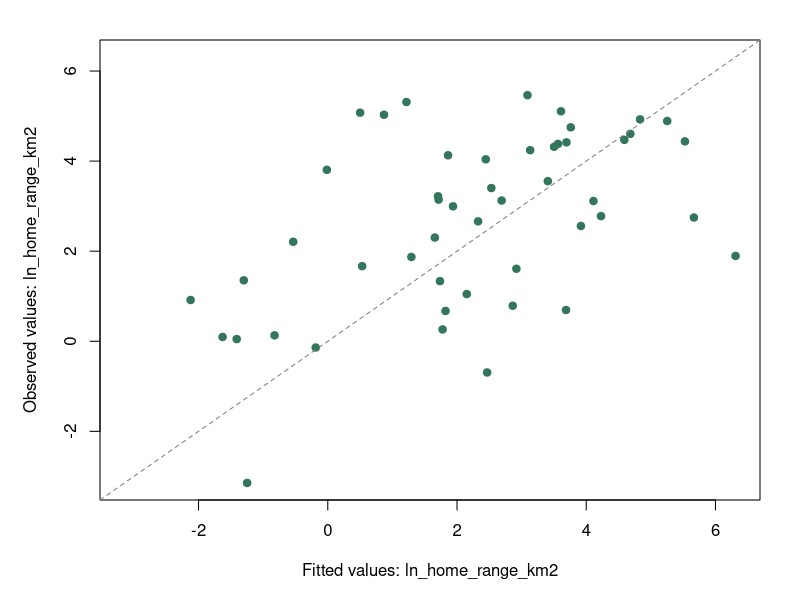

Write R code to recreate this figure.
# Guane PGLS: self-contained analysis and editable base R graphics.
# Open in RStudio and Source. Edit plot_type, plot_color, show_taxa and plot_text below.
# These are prepared species-level inputs; no PIC or additional covariance correction is applied.
# Install once if needed: install.packages(c("ape", "nlme"))
# Export environment: R 4.6.0; ape 5.8.1; nlme 3.1.171
guane_pgls <- function (tree, traits, taxon, response, predictors, model = "BM", 
    value = 0.5, fixed = FALSE, method = "REML") 
{
    if (!inherits(tree, "phylo") || !ape::is.rooted(tree) || 
        !ape::is.binary(tree)) 
        stop("PGLS requires a rooted, bifurcating tree.")
    if (is.null(tree$edge.length) || any(!is.finite(tree$edge.length)) || 
        any(tree$edge.length <= 0)) 
        stop("PGLS requires finite, positive branch lengths.")
    if (!ape::is.ultrametric(tree)) 
        stop("This PGLS implementation requires an ultrametric tree.")
    if (!is.data.frame(traits) || anyDuplicated(names(traits)) || 
        length(taxon) != 1 || !taxon %in% names(traits)) 
        stop("Select a unique taxon column in the trait table.")
    ids <- as.character(traits[[taxon]])
    if (anyNA(ids) || any(!nzchar(trimws(ids))) || anyDuplicated(ids) || 
        anyNA(tree$tip.label) || anyDuplicated(tree$tip.label) || 
        !setequal(ids, tree$tip.label)) 
        stop("Match unique, nonempty taxon labels explicitly in Data before PGLS.")
    if (length(response) != 1 || !length(predictors) || anyDuplicated(predictors) || 
        response %in% predictors || taxon %in% c(response, predictors) || 
        !all(c(response, predictors) %in% names(traits))) 
        stop("Select a response and distinct numeric predictors.")
    traits <- traits[match(tree$tip.label, ids), , drop = FALSE]
    columns <- traits[c(response, predictors)]
    if (!all(vapply(columns, function(x) is.numeric(x) && all(is.finite(x)) && 
        length(unique(x)) > 1, logical(1)))) 
        stop("PGLS variables must be finite, numeric and nonconstant. No rows are removed automatically.")
    if (nrow(traits) < 4 || nrow(traits) <= length(predictors) + 
        2) 
        stop("PGLS needs at least four taxa and at least two residual degrees of freedom.")
    model <- match.arg(model, c("BM", "Grafen", "Pagel", "Blomberg"))
    method <- match.arg(method, c("ML", "REML"))
    if (length(value) != 1 || !is.finite(value) || (model == 
        "Pagel" && (value < 0 || value > 1)) || (model %in% c("Grafen", 
        "Blomberg") && value <= 0)) 
        stop("Use lambda between 0 and 1, or a positive rho or g.")
    frame <- data.frame(.taxon = tree$tip.label, .response = traits[[response]])
    for (i in seq_along(predictors)) frame[[paste0(".x", i)]] <- traits[[predictors[i]]]
    formula <- stats::reformulate(paste0(".x", seq_along(predictors)), 
        response = ".response")
    design <- stats::model.matrix(formula, frame)
    if (qr(design)$rank < ncol(design)) 
        stop("Predictors are collinear. Choose an independent set of predictors.")
    correlation <- switch(model, BM = ape::corBrownian(phy = tree, 
        form = ~.taxon), Grafen = ape::corGrafen(value, phy = tree, 
        form = ~.taxon, fixed = fixed), Pagel = ape::corPagel(value, 
        phy = tree, form = ~.taxon, fixed = fixed), Blomberg = ape::corBlomberg(value, 
        phy = tree, form = ~.taxon, fixed = fixed))
    warnings <- character()
    fit <- withCallingHandlers(nlme::gls(formula, data = frame, 
        correlation = correlation, method = method, na.action = stats::na.fail), 
        warning = function(w) {
            warnings <<- c(warnings, conditionMessage(w))
            invokeRestart("muffleWarning")
        })
    if (!is.finite(as.numeric(stats::logLik(fit))) || !is.finite(fit$sigma) || 
        fit$sigma <= 0 || any(!is.finite(stats::coef(fit)))) 
        stop("PGLS returned an invalid fit; inspect inputs and correlation settings.")
    parameter <- stats::coef(fit$modelStruct$corStruct, unconstrained = FALSE)
    if (model == "Pagel" && (parameter < 0 || parameter > 1)) 
        stop("Estimated lambda is outside the supported interval [0, 1]. Try a fixed value or another structure.")
    if (is.character(fit$apVar)) 
        warnings <- c(warnings, fit$apVar)
    tab <- summary(fit)$tTable
    interval <- stats::qt(0.975, nrow(frame) - ncol(design)) * 
        tab[, "Std.Error"]
    coefficients <- data.frame(Term = c("(Intercept)", predictors), 
        Estimate = tab[, "Value"], SE = tab[, "Std.Error"], Lower = tab[, 
            "Value"] - interval, Upper = tab[, "Value"] + interval, 
        P = tab[, "p-value"], row.names = NULL)
    points <- data.frame(Taxon = frame$.taxon, Observed = frame$.response, 
        Fitted = as.numeric(stats::fitted(fit)), Residual = as.numeric(stats::residuals(fit, 
            type = "normalized")))
    list(fit = fit, tree = tree, traits = traits, taxon = taxon, 
        response = response, predictors = predictors, model = model, 
        value = value, fixed = fixed, method = method, parameter = parameter, 
        coefficients = coefficients, points = points, warnings = unique(warnings))
}
guane_pgls_plot <- function (result, type = "fit", color = "#34765b", labels = FALSE, 
    text = list(fitted = "Fitted values", observed = "Observed values", 
        estimate = "Coefficient estimate", interval = "95% coefficient intervals", 
        residual = "Normalized residuals", quantiles = "Theoretical quantiles")) 
{
    old <- graphics::par(no.readonly = TRUE)
    on.exit(graphics::par(old))
    d <- result$points
    if (type == "coefficients") {
        z <- result$coefficients
        y <- rev(seq_len(nrow(z)))
        graphics::par(mar = c(5, min(18, max(5, max(nchar(z$Term)) * 
            0.45)), 3, 1))
        graphics::plot(z$Estimate, y, xlim = range(c(z$Lower, 
            z$Upper, 0)), ylim = c(0.5, nrow(z) + 0.5), yaxt = "n", 
            ylab = "", xlab = text$estimate, main = text$interval, 
            pch = 19, col = color)
        graphics::axis(2, at = y, labels = z$Term, las = 1, cex.axis = 0.85)
        graphics::abline(v = 0, lty = 2, col = "grey65")
        graphics::segments(z$Lower, y, z$Upper, y, col = color, 
            lwd = 2)
    }
    else if (type == "diagnostics") {
        graphics::par(mfrow = c(1, 2), mar = c(5, 5, 2, 1))
        graphics::plot(d$Fitted, d$Residual, xlab = text$fitted, 
            ylab = text$residual, pch = 19, col = color)
        graphics::abline(h = 0, lty = 2, col = "grey65")
        stats::qqnorm(d$Residual, main = "", xlab = text$quantiles, 
            ylab = text$residual, pch = 19, col = color)
        stats::qqline(d$Residual, col = "grey40", lty = 2)
    }
    else {
        graphics::par(mar = c(5, 5, 2, 2))
        limits <- range(c(d$Observed, d$Fitted))
        graphics::plot(d$Fitted, d$Observed, xlim = limits, ylim = limits, 
            xlab = paste(text$fitted, result$response, sep = ": "), 
            ylab = paste(text$observed, result$response, sep = ": "), 
            pch = 19, col = color)
        graphics::abline(a = 0, b = 1, lty = 2, col = "grey50")
        if (labels) 
            graphics::text(d$Fitted, d$Observed, labels = d$Taxon, 
                pos = 3, cex = 0.7, col = color)
    }
    invisible(result$points)
}
tree <- structure(list(structure(c(50L, 51L, 52L, 53L, 54L, 55L, 55L, 
54L, 53L, 56L, 57L, 57L, 56L, 58L, 58L, 52L, 59L, 60L, 61L, 62L, 
63L, 63L, 62L, 61L, 60L, 59L, 51L, 64L, 65L, 65L, 64L, 66L, 66L, 
67L, 67L, 68L, 68L, 50L, 69L, 70L, 71L, 71L, 72L, 72L, 70L, 73L, 
73L, 74L, 74L, 69L, 75L, 76L, 76L, 75L, 77L, 77L, 78L, 79L, 80L, 
81L, 81L, 80L, 79L, 82L, 83L, 84L, 85L, 85L, 84L, 83L, 82L, 86L, 
87L, 87L, 86L, 88L, 88L, 89L, 89L, 90L, 90L, 91L, 91L, 78L, 92L, 
92L, 93L, 94L, 94L, 93L, 95L, 95L, 96L, 96L, 97L, 97L, 51L, 52L, 
53L, 54L, 55L, 1L, 2L, 3L, 56L, 57L, 4L, 5L, 58L, 6L, 7L, 59L, 
60L, 61L, 62L, 63L, 8L, 9L, 10L, 11L, 12L, 13L, 64L, 65L, 14L, 
15L, 66L, 16L, 67L, 17L, 68L, 18L, 19L, 69L, 70L, 71L, 20L, 72L, 
21L, 22L, 73L, 23L, 74L, 24L, 25L, 75L, 76L, 26L, 27L, 77L, 28L, 
78L, 79L, 80L, 81L, 29L, 30L, 31L, 82L, 83L, 84L, 85L, 32L, 33L, 
34L, 35L, 86L, 87L, 36L, 37L, 88L, 38L, 89L, 39L, 90L, 40L, 91L, 
41L, 42L, 92L, 43L, 93L, 94L, 44L, 45L, 95L, 46L, 96L, 47L, 97L, 
48L, 49L), dim = c(96L, 2L)), c(0x1.8p+3, 0x1.8p+2, 0x1p+3, 0x1.38p+5, 
0x1.8p+1, 0x1p+1, 0x1p+1, 0x1.4p+2, 0x1.ap+3, 0x1.ap+4, 0x1.4p+2, 
0x1.4p+2, 0x1.6p+3, 0x1.4p+4, 0x1.4p+4, 0x1.54p+5, 0x1p-1, 0x1.8p+1, 
0x1.8p+1, 0x1p-1, 0x1.4p+1, 0x1.4p+1, 0x1.8p+1, 0x1.8p+2, 0x1.2p+3, 
0x1.3p+3, 0x1p+5, 0x1.5p+4, 0x1.4p+2, 0x1.4p+2, 0x1.1p+4, 0x1.2p+3, 
0x1.ap+2, 0x1.4p+1, 0x1p-1, 0x1p+1, 0x1p+1, 0x1p+2, 0x1.4p+3, 
0x1.8p+2, 0x1.9p+5, 0x1.28p+5, 0x1.ap+3, 0x1.ap+3, 0x1.88p+5, 
0x1.cp+2, 0x1p+0, 0x1.8p+2, 0x1.8p+2, 0x1.7p+4, 0x1.98p+4, 0x1.18p+4, 
0x1.18p+4, 0x1.68p+4, 0x1.48p+4, 0x1p-1, 0x1p-1, 0x1p-1, 0x1.2p+3, 
0x1.4p+3, 0x1.4p+3, 0x1.3p+4, 0x1.cp+1, 0x1.4p+2, 0x1p+2, 0x1.2p+2, 
0x1.4p+1, 0x1.4p+1, 0x1.cp+2, 0x1.6p+3, 0x1p-1, 0x1.7p+3, 0x1p+2, 
0x1p+2, 0x1.ap+2, 0x1.2p+3, 0x1.4p+1, 0x1.ap+2, 0x1p+0, 0x1.6p+2, 
0x1p+1, 0x1.cp+1, 0x1.cp+1, 0x1p-1, 0x1.38p+4, 0x1.1p+3, 0x1.cp+2, 
0x1p+2, 0x1p+2, 0x1.6p+2, 0x1.6p+2, 0x1p-1, 0x1.4p+2, 0x1p+2, 
0x1p+0, 0x1p+0), 48L, c("U._maritimus", "U._arctos", "U._americanus", 
"N._narica", "P._lotor", "M._mephitis", "M._meles", "C._lupus", 
"C._latrans", "L._pictus", "C._aureus", "U._cinereoargenteus", 
"V._fulva", "H._hyaena", "C._crocuta", "A._jubatus", "P._pardus", 
"P._tigris", "P._leo", "T._bairdii", "C._simum", "D._bicornis", 
"E._hemionus", "E._caballus", "E._burchelli", "L._guanicoe", 
"C._dromedarius", "G._camelopardalis", "S._caffer", "B._bison", 
"T._oryx", "G._granti", "G._thomsonii", "A._cervicapra", "M._kirki", 
"O._americanus", "O._canadensis", "H._equinus", "A._melampus", 
"C._taurinus", "D._lunatus", "A._buselaphus", "A._americana", 
"C._canadensis", "D._dama", "A._alces", "R._tarandus", "O._virginianus", 
"O._hemionus"), 0x0p+0), names = c("edge", "edge.length", "Nnode", 
"tip.label", "root.edge"), class = "phylo", order = "cladewise")
traits <- structure(list(c("U._maritimus", "U._arctos", "U._americanus", 
"N._narica", "P._lotor", "M._mephitis", "M._meles", "C._lupus", 
"C._latrans", "L._pictus", "C._aureus", "U._cinereoargenteus", 
"V._fulva", "H._hyaena", "C._crocuta", "A._jubatus", "P._pardus", 
"P._tigris", "P._leo", "T._bairdii", "C._simum", "D._bicornis", 
"E._hemionus", "E._caballus", "E._burchelli", "L._guanicoe", 
"C._dromedarius", "G._camelopardalis", "S._caffer", "B._bison", 
"T._oryx", "G._granti", "G._thomsonii", "A._cervicapra", "M._kirki", 
"O._americanus", "O._canadensis", "H._equinus", "A._melampus", 
"C._taurinus", "D._lunatus", "A._buselaphus", "A._americana", 
"C._canadensis", "D._dama", "A._alces", "R._tarandus", "O._virginianus", 
"O._hemionus"), c(0x1.09p+8, 0x1.f69999a04f964p+7, 0x1.759999963e9b4p+6, 
0x1.199999999999ap+2, 0x1.cp+2, 0x1.4p+1, 0x1.7333332dd4cf8p+3, 
0x1.1a6666625f9bap+5, 0x1.a99999999999ap+3, 0x1.400000055e63cp+4, 
0x1.1999999a230ap+3, 0x1.d99999999999ap+1, 0x1.3333333333333p+2, 
0x1.acccccccccccdp+4, 0x1.a00000055e63cp+5, 0x1.d66666650ecd8p+5, 
0x1.a333333333333p+5, 0x1.42p+7, 0x1.379999963e9b4p+7, 0x1.f4000006b5fcap+7, 
0x1.f4000008637bdp+10, 0x1.2cp+10, 0x1.90000006b5fcap+7, 0x1.5dfffffaf7828p+8, 
0x1.d5fffffca501bp+7, 0x1.7cp+6, 0x1.13p+9, 0x1.0cbffffbce421p+10, 
0x1.36p+9, 0x1.b08p+9, 0x1.fefffffca501bp+8, 0x1.f3fffff94a036p+5, 
0x1.48p+4, 0x1.2c000002af31ep+5, 0x1.4p+2, 0x1.c6000006b5fcap+6, 
0x1.54p+6, 0x1.c4fffff94a036p+7, 0x1.a9fffffea8671p+5, 0x1.affffffca501bp+7, 
0x1.03fffffca501bp+7, 0x1.0ffffffca501bp+7, 0x1.8ffffffaa19c4p+5, 
0x1.2c0000035afe5p+8, 0x1.b8p+5, 0x1.7ffffffaf7828p+8, 0x1.9p+6, 
0x1.c80000055e63cp+5, 0x1.280000035afe5p+6), c(0x1.ce66666666666p+6, 
0x1.4b333335e2651p+6, 0x1.c666666bc4ca2p+5, 0x1.0cccccccccccdp+0, 
0x1.23d70a3d70a3dp+0, 0x1.4p+1, 0x1.bd70a3dfa1436p-1, 0x1.959999a04f964p+7, 
0x1.68000002af31ep+5, 0x1.400000035afe5p+7, 0x1.2333333333333p+3, 
0x1.199999999999ap+0, 0x1.ef5c28f5c28f6p+1, 0x1.319999963e9b4p+7, 
0x1.900000055e63cp+4, 0x1.f0ccccc8c602p+5, 0x1.73333335e2651p+4, 
0x1.1666666666666p+6, 0x1.d8p+7, 0x1p+1, 0x1.a99999999999ap+2, 
0x1.f333332dd4cf8p+3, 0x1.17fffffbf9353p+5, 0x1.67fffffd50ce2p+4, 
0x1.49fffffca501bp+7, 0x1p-1, 0x1.9p+6, 0x1.52666665ba99fp+6, 
0x1.13fffffca501bp+7, 0x1.0ap+7, 0x1.5ep+6, 0x1.400000055e63cp+4, 
0x1.5333333333333p+2, 0x1.9ffffffeed1f4p+2, 0x1.604189374bc6ap-5, 
0x1.6cp+4, 0x1.ca8f5c23975edp+3, 0x1.4p+6, 0x1.e666666666666p+1, 
0x1.2cp+6, 0x1.199999999999ap+1, 0x1.4p+2, 0x1.4p+3, 0x1.9dc28f5c28f5cp+3, 
0x1.4cccccccccccdp+0, 0x1.019999999999ap+4, 0x1.e00000055e63cp+4, 
0x1.f5c28f5c28f5cp+0, 0x1.6cccccccccccdp+1), c(0x1.651a4b20c81ap+2, 
0x1.61b4977c91f37p+2, 0x1.225c6d83bf57p+2, 0x1.7b4a6f68dfe7p+0, 
0x1.f2272ae325a48p+0, 0x1.d5240f0e0e077p-1, 0x1.39ba88f78272ap+1, 
0x1.c82d51229ec8ep+1, 0x1.4b3bda1688b47p+1, 0x1.7f7427b963fa7p+1, 
0x1.165e43b09753ep+1, 0x1.4eeee650ae555p+0, 0x1.9190d0136ccd3p+0, 
0x1.a4ea5a617ea3bp+1, 0x1.f9c25aac91787p+1, 0x1.04bebd7a565e4p+2, 
0x1.fabd7380d58afp+1, 0x1.4535baa75708ap+2, 0x1.431bd27c3459p+2, 
0x1.615f9d9df2f98p+2, 0x1.e6752f98074e7p+2, 0x1.c5c3d1a1f2452p+2, 
0x1.5317a1ba5ca63p+2, 0x1.76e860753eabp+2, 0x1.5d69d95bc8c29p+2, 
0x1.2372b80fdbce2p+2, 0x1.93d5b3795a981p+2, 0x1.beb9906f1416dp+2, 
0x1.9b80862028779p+2, 0x1.b0d08f6bfddd4p+2, 0x1.8f20adea80d28p+2, 
0x1.08a691a05243dp+2, 0x1.829d485d01dccp+1, 0x1.cfea67597d38p+1, 
0x1.9c041f7ed8d32p+0, 0x1.2ed5db91ded56p+2, 0x1.1c5465ef8a30ep+2, 
0x1.5b0e40cf4ce6p+2, 0x1.fcccba61c9e44p+1, 0x1.58048fb97a3ddp+2, 
0x1.3785af3663995p+2, 0x1.3a68f008e739dp+2, 0x1.f4bd2b7909ed8p+1, 
0x1.6d0ac5a6c09e3p+2, 0x1.0078259bafef2p+2, 0x1.7cd753db8c77ep+2, 
0x1.26bb1bbb55514p+2, 0x1.02c15a1b9a8adp+2, 0x1.1375cd70846c9p+2
), c(0x1.30023a3de636ep+2, 0x1.1aa6c1e2b8c1cp+2, 0x1.0287c35f41b2ep+2, 
0x1.8fb063ef2c7e9p-5, 0x1.0c588baf19025p-3, 0x1.d5240f0e0e077p-1, 
-0x1.1d356e1eac128p-3, 0x1.53fb6abd1a256p+2, 0x1.e740b76b30efbp+1, 
0x1.44cfa5d62844dp+2, 0x1.1aa8bc695645dp+1, 0x1.8663f793c46c9p-4, 
0x1.5a6ee32ae89dfp+0, 0x1.41dd438e45d9cp+2, 0x1.9c041f8090a12p+1, 
0x1.083d5fd07a50bp+2, 0x1.927394f6323ebp+1, 0x1.0f89746556afdp+2, 
0x1.5daf6b985b7f4p+2, 0x1.62e42fefa39ecp-1, 0x1.e5059c353f981p+0, 
0x1.5fa692c39cf3dp+1, 0x1.c715a52f28041p+1, 0x1.8e87ab6d5f5c9p+1, 
0x1.46c7cf85bd63ap+2, -0x1.62e42fefa39ecp-1, 0x1.26bb1bbb55514p+2, 
0x1.1c071d7218eb2p+2, 0x1.3b581fd66eefep+2, 0x1.38fb7ae8ef028p+2, 
0x1.1e2f547a415f3p+2, 0x1.7f7427b963fa7p+1, 0x1.aaeed58d9cf3cp+0, 
0x1.df2e6d6db6942p+0, -0x1.92c251d0b1325p+1, 0x1.8ff1c02cd9c86p+1, 
0x1.54c80e7985228p+1, 0x1.18731fd788043p+2, 0x1.55c2a141bd925p+0, 
0x1.1451b9aa2075cp+2, 0x1.93b0aee21c2c7p-1, 0x1.9c041f7ed8d32p+0, 
0x1.26bb1bbb5551fp+1, 0x1.479f57393d076p+1, 0x1.0ca937be1b9dbp-2, 
0x1.63b0599358c0cp+1, 0x1.b35a6f922bea6p+1, 0x1.588c2d9133491p-1, 
0x1.0c1d18fcea245p+0)), names = c("taxon", "body_mass_kg", "home_range_km2", 
"ln_body_mass_kg", "ln_home_range_km2"), row.names = c(NA, 49L
), class = "data.frame")
settings <- structure(list("taxon", "ln_home_range_km2", "ln_body_mass_kg", 
    "BM", 0x1p-1, FALSE, "REML"), names = c("taxon", "response", 
"predictors", "model", "value", "fixed", "method"))
result <- do.call(guane_pgls, c(list(tree=tree, traits=traits), settings))
print(result$coefficients)
print(result$warnings)
plot_type <- "fit"
plot_color <- "#34765b"
show_taxa <- FALSE
plot_text <- structure(list("Fitted values", "Observed values", "Coefficient estimate", 
    "95% coefficient intervals", "Normalized residuals", "Theoretical quantiles"), names = c("fitted", 
"observed", "estimate", "interval", "residual", "quantiles"))
guane_pgls_plot(result, type=plot_type, color=plot_color, labels=show_taxa, text=plot_text)
# Optional: pdf("guane-pgls.pdf", width=9, height=6); guane_pgls_plot(result, plot_type, plot_color, show_taxa, plot_text); dev.off()
sessionInfo()
